Frame 1 (no input): blank canvas, image omitted
Frame 60 (no input): blank canvas, image omitted
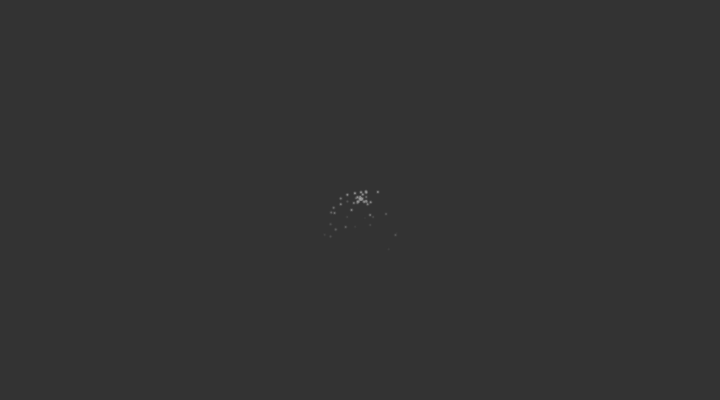
Frame 120 (the mouse pressed at the canvas centre since frame 60)

The p5.js sketch whose frames 1 and 60 were blank and that drew this single picture after the mouse press (run headless with seeded random() and noise() and a simulated clock; from frame 60 on, the mouse is pressed at the canvas centre):

// p5.js sketch
// ── sketch.js
let system;

function setup() {
  createCanvas(720, 400);
  system = new ParticleSystem(createVector(width / 2, 50));
}

function draw() {
  background(51);
  system.setPostion(createVector(mouseX, mouseY));
  
  if (mouseIsPressed)
    system.addParticle(); 
  
  system.run();
}






// ── Particle.js
class Particle {
    constructor(position) {
        this.acceleration = createVector(0, 0.05);
        this.velocity = createVector(random(-1, 1), random(-1, 0));
        this.position = position.copy();
        this.lifespan = 50;
    }

    run() {
        this.update();
        this.display();
    }

    update() {
        this.velocity.add(this.acceleration);
        this.position.add(this.velocity);
        this.lifespan -= 1;
    }

    display() {
        stroke(200, this.lifespan);
        strokeWeight(2);
        fill(127, this.lifespan*7);
        ellipse(this.position.x, this.position.y, 2, 2);
    }

    isDead() {
        return this.lifespan < 0;
    }
}

// ── ParticleSystem.js
// ParticySystem =========================

class ParticleSystem {
    constructor(position) {
        this.origin = position.copy();
        this.particles = [];
    }

    addParticle() {
        this.particles.push(new Particle(this.origin));
    }

    setPostion(position) {
        this.origin = position.copy();
    }

    run() {
        for (let i = this.particles.length-1; i >= 0; i--) {
            let p = this.particles[i];
            p.run();
            if (p.isDead()) {
                this.particles.splice(i, 1);
            }
        }
    }
}
